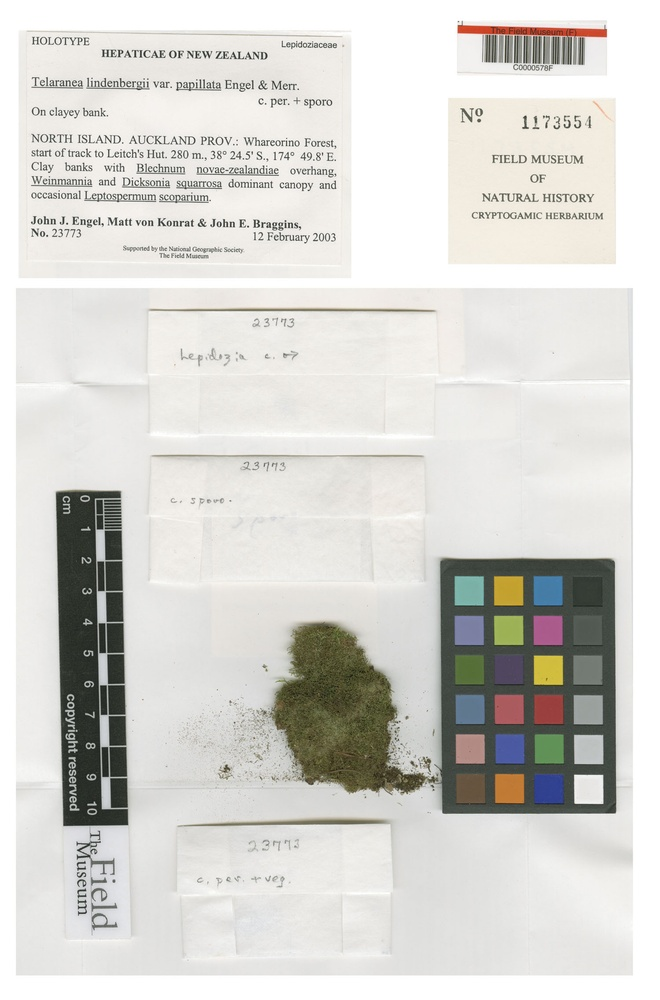
#> input picture jpgImgs/0000_C0000578F.jpg, 660 x 1000 px, shrunk from 1500 x 2273 before the run; its folder holds only this picture in this run
$ python main.py
#> lines starting #> are read from the running program, lines starting #| are printed output that depends on the picture; after the words box and inside, x2 and y2 are one past the last pixel; in counts of white or black regions, pixels touching at a corner belong together
#> in main, image is the input picture: shape (1000, 660, 3); mean B, G, R 209.5, 213.9, 214.9
### TextSegTesting/pre_processing.py
import cv2

# import pytesseract
# pytesseract.pytesseract.tesseract_cmd = 'C:\Program Files\Tesseract-OCR'


def preProcessing(myImage):
    grayImg = cv2.cvtColor(myImage, cv2.COLOR_BGR2GRAY)
    # cv2.imshow('Gray Image', grayImg)
    # cv2.waitKey()
    ret, thresh1 = cv2.threshold(
        grayImg, 0, 255, cv2.THRESH_OTSU | cv2.THRESH_BINARY_INV
    )
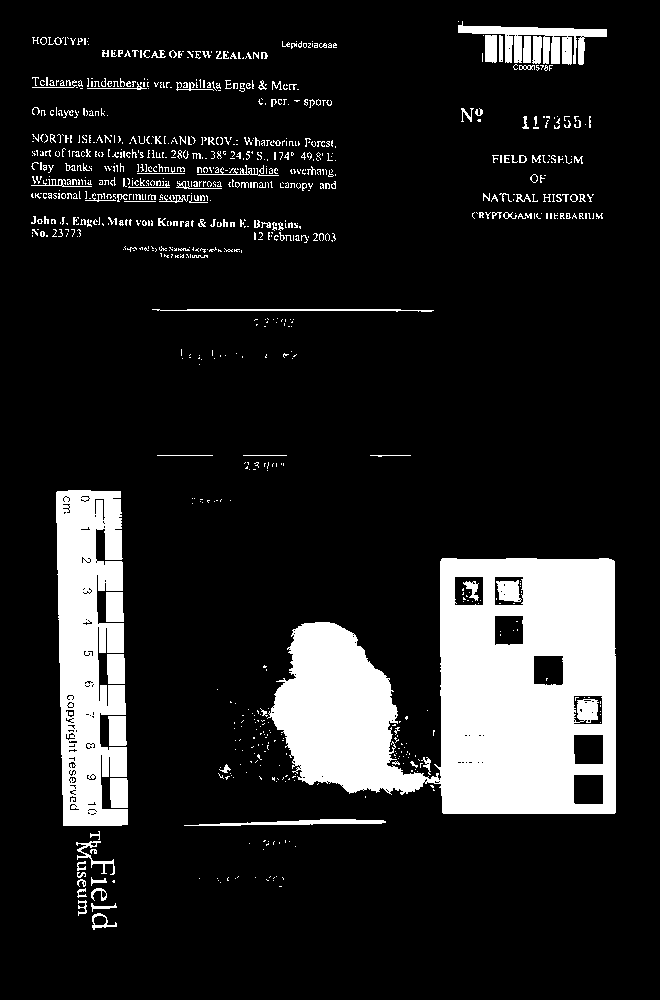
#> thresh1: shape (1000, 660); 13.8% white; 896 white regions (732 under 20 px), largest, box (x1, y1, x2, y2) and area: (267, 558, 616, 814) 55869, (56, 490, 128, 826) 17436, (458, 21, 607, 65) 2511
#> ret = 159
    # cv2.imshow('After threshold', thresh1)
    # cv2.waitKey()
    print(f"The threshold valua applied to the image is: {ret} ")
#| The threshold valua applied to the image is: 159.0
    horizontal_kernel = cv2.getStructuringElement(cv2.MORPH_RECT, (18, 18))
    dilation = cv2.dilate(thresh1, horizontal_kernel, iterations=1)
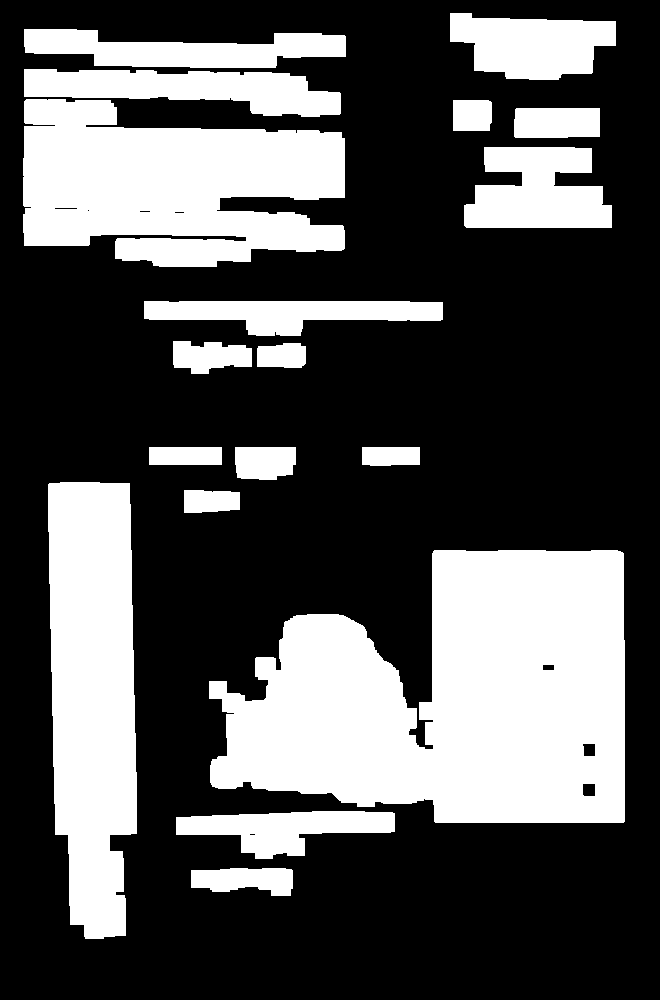
#> dilation: shape (1000, 660); 33% white; 18 white regions
    horizontal_contours, hierarchy = cv2.findContours(
        dilation, cv2.RETR_EXTERNAL, cv2.CHAIN_APPROX_NONE
    )
#> horizontal_contours = 18 contours; largest, box (x1, y1, x2, y2) and area: (209, 550, 625, 823) 81386, (23, 99, 345, 267) 39174, (48, 482, 137, 939) 33822, (24, 69, 341, 117) 9022, (464, 147, 612, 228) 8750
    im2 = myImage.copy()
    for cnt in horizontal_contours:
        x, y, w, h = cv2.boundingRect(cnt)
        rect = cv2.rectangle(im2, (x, y), (x + w, y + h), (255, 255, 255), 0)
#> this loop made 18 passes
#> (x, y, w, h) on passes 1 to 8: (191, 868, 102, 28), (176, 811, 219, 48), (209, 550, 416, 273), (184, 490, 56, 23), (48, 482, 89, 457), (362, 447, 58, 19), (235, 447, 61, 33), (149, 447, 73, 18)
#> pass 3, in preProcessing, `rect = cv2.rectangle(im2, (x, y), (x + w, y + h), (255, 255, 255), 0)`:
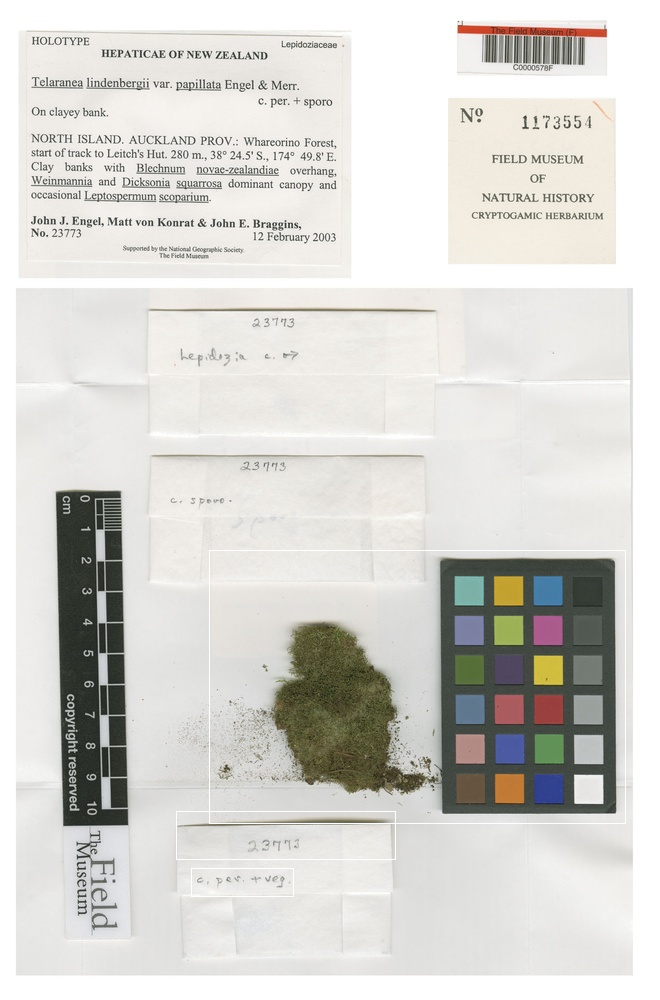
#> rect: shape (1000, 660, 3); mean B, G, R 209.6, 214, 215
#> after the loop:
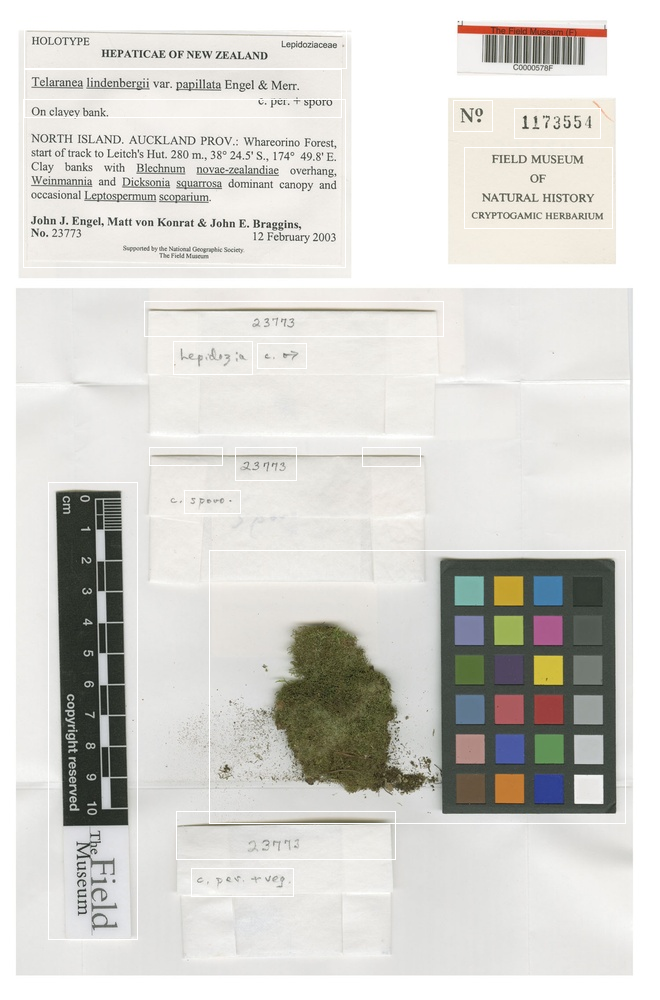
#> im2: shape (1000, 660, 3); 1.25% of pixels changed, all inside (x1, y1, x2, y2) = (23, 22, 626, 940)
    im2 = seg_word(rect)
    # im2 = seg_word(rect)
    # im2=character_seg(im2)
    return im2


def seg_word(wordImage):
    # conver the input image int gray scale
    grayImg = cv2.cvtColor(wordImage, cv2.COLOR_BGR2GRAY)
    # Binarize the gray image with OTSU algorithm
    ret, thresh2 = cv2.threshold(
        grayImg, 0, 255, cv2.THRESH_OTSU | cv2.THRESH_BINARY_INV
    )
#> ret = 159
    # print(ret)
    # create a Structuring Element size of 8*10 for the vertical contouring
    vertical_kernel = cv2.getStructuringElement(cv2.MORPH_RECT, (8, 10))
    # apply Dilation for once only
    dilation = cv2.dilate(thresh2, vertical_kernel, iterations=1)
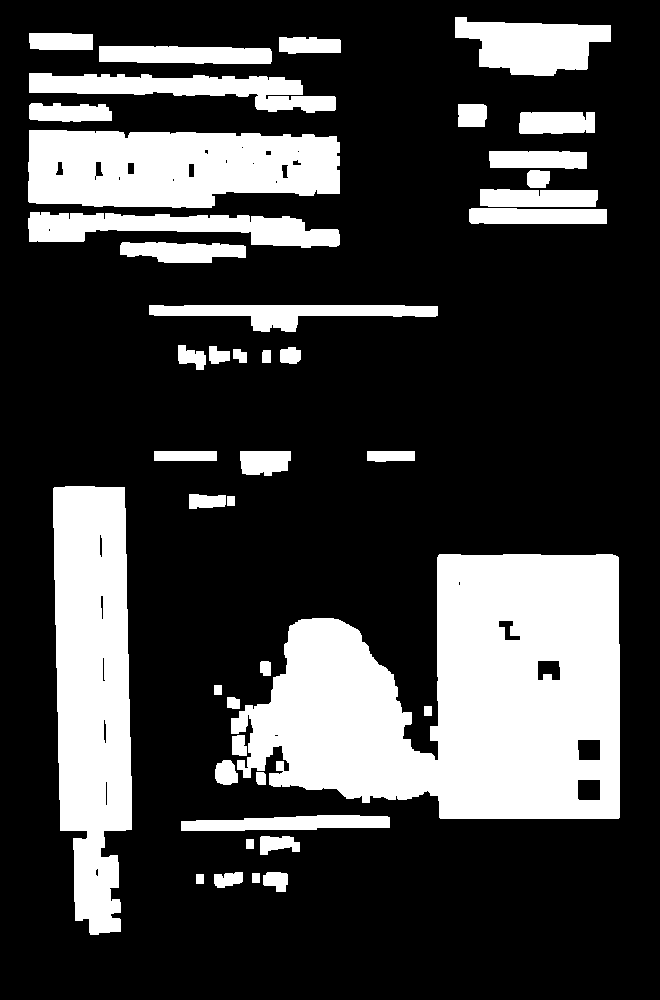
#> dilation: shape (1000, 660); 25.4% white; 42 white regions
    # fingd the vertical contours
    vertical_contours, hierarchy = cv2.findContours(
        dilation, cv2.RETR_EXTERNAL, cv2.CHAIN_APPROX_NONE
    )
#> vertical_contours = 42 contours; largest, box (x1, y1, x2, y2) and area: (231, 554, 620, 819) 70605, (53, 486, 132, 935) 28202, (28, 130, 340, 208) 20788, (28, 212, 340, 248) 6042, (455, 17, 611, 76) 5880
    word_img = wordImage.copy()
    # Run through each contour and extract the bounding box
    # for cnt in vertical_contours:
    #     # computes the minimum rectangle
    #     x, y, w, h = cv2.boundingRect(cnt)
    #     # Draw a rectangular from the top left to the bottom right with the
    #     # given Coordinates x,y and height and width
    #     rect = cv2.rectangle(word_img, (x, y), (x + w, y + h), (0, 255, 0), 0)
    # # apply a Character Segmentation and return the output Image
    # # word_img= character_seg(rect)
    return word_img


# def character_seg(img):
#     #conver the input image int gray scale
#     gray = cv2.cvtColor(img, cv2.COLOR_BGR2GRAY)
#     # Threshold the image
#     thresh = cv2.threshold(gray, 0, 255, cv2.THRESH_BINARY_INV | cv2.THRESH_OTSU)[1]
#     # Apply morphological erosion to remove small artifacts
#     kernel = cv2.getStructuringElement(cv2.MORPH_RECT, (3,5))
#     eroded = cv2.erode(thresh, kernel, iterations=1)
#     # Apply morphological dilation to expand the characters
#     dilated = cv2.dilate(eroded, kernel, iterations=3)
#     # Find contours in the image
#     contours, hierarchy = cv2.findContours(dilated, cv2.RETR_EXTERNAL, cv2.CHAIN_APPROX_SIMPLE)
#     # Iterate through each contour and extract the bounding box
#     for contour in contours:
#         (x, y, w, h) = cv2.boundingRect(contour)
#         cv2.rectangle(img, (x, y), (x + w, y + h), (255, 0, 0 ), 2)
#     return  img

### TextSegTesting/main.py
import cv2
import glob
from pre_processing import preProcessing
import os

# myImage= cv2.imread('pngImgs/t2.png')
# pngImages = glob.glob("pngImgs/*.PNG")
jpgImages = glob.glob("jpgImgs/*.JPG")
# EjpgImages = glob.glob("jepgImgs/*.JPEG")


def main():
    for jpg in jpgImages:
        print(jpg)
        directory = "C:\\Users\\riley\\Documents\\GitHub\\RileyHerbstProject\\SegmentedImages"
        image = cv2.imread(jpg)
        returnImage = preProcessing(image)
        cv2.imshow(f"After Processed Image {jpg}", returnImage)

        # List files and directories
        # in 'C:/Users/Rajnish/Desktop/GeeksforGeeks'
        print("Before saving image:")
#> (the run stopped early here; a loop or call above may not have finished)

$ run again, on jpgImgs/0004_C0020034F.jpg
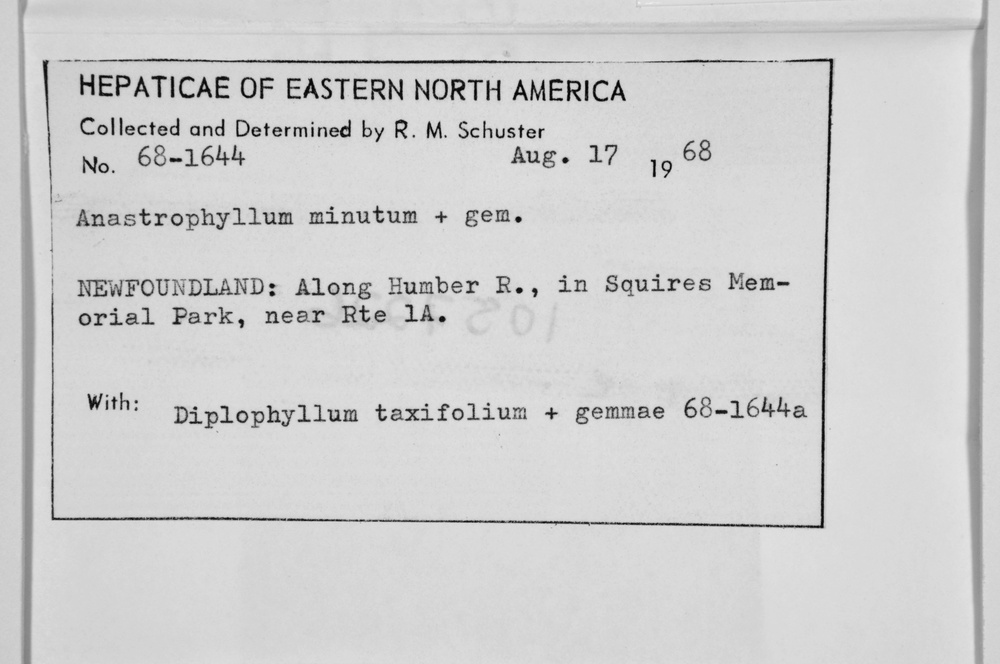
#> input picture jpgImgs/0004_C0020034F.jpg, 1000 x 664 px, shrunk from 3216 x 2136 before the run
#> in main, image is the input picture: shape (664, 1000, 3); min 0, max 239, mean 207.3
#> in preProcessing, `ret, thresh1 = cv2.threshold( grayImg, 0, 255, cv2.THRESH_OTSU | cv2.T..`:
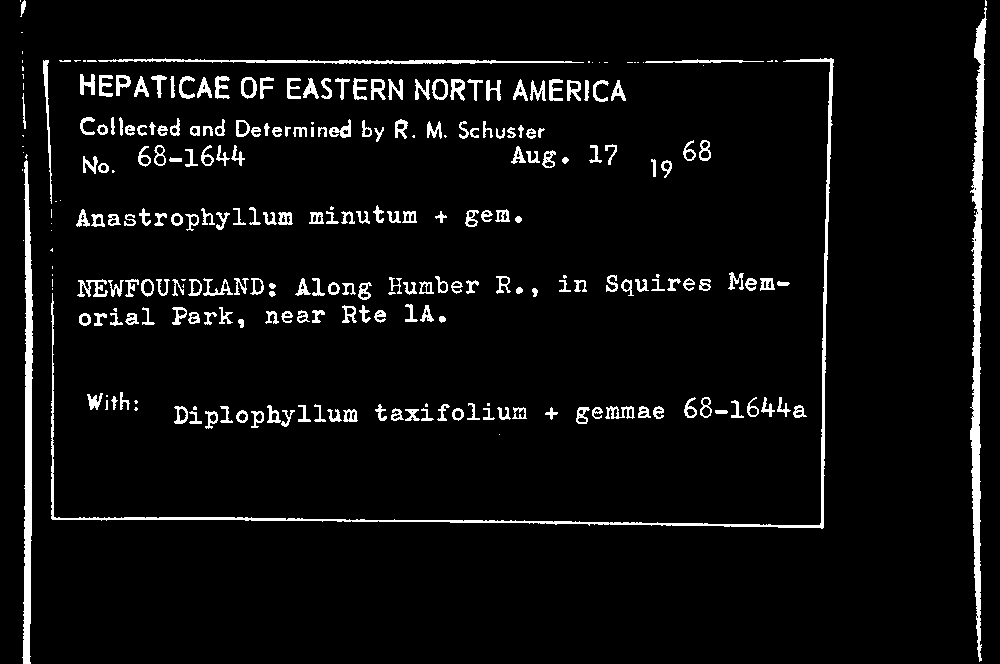
#> thresh1: shape (664, 1000); 5.2% white; 274 white regions (58 under 20 px), largest, box (x1, y1, x2, y2) and area: (970, 7, 987, 662) 4606, (51, 58, 834, 529) 4172, (22, 160, 33, 664) 3289
#> in preProcessing, `ret, thresh1 = cv2.threshold( grayImg, 0, 255, cv2.THRESH_OTSU | cv2.T..`: ret = 155
#| The threshold valua applied to the image is: 155.0
#> horizontal_contours = 4 contours; box (x1, y1, x2, y2) and area: (35, 50, 843, 538) 380498, (962, 0, 996, 664) 16378, (14, 43, 42, 664) 13910, (12, 0, 35, 42) 818
#> the loop in preProcessing, `for cnt in horizontal_contours:` made 4 passes
#> (x, y, w, h) on passes 1 to 4: (35, 50, 808, 488), (14, 43, 28, 621), (962, 0, 34, 664), (12, 0, 23, 42)
#> thresh2: shape (664, 1000); 5.3% white; 273 white regions (57 under 20 px), largest, box (x1, y1, x2, y2) and area: (969, 1, 987, 664) 5069, (51, 58, 834, 529) 4188, (22, 154, 33, 664) 3422
#> in seg_word, `ret, thresh2 = cv2.threshold( grayImg, 0, 255, cv2.THRESH_OTSU | cv2.T..`: ret = 156
#> in seg_word, `dilation = cv2.dilate(thresh2, vertical_kernel, iterations=1)`:
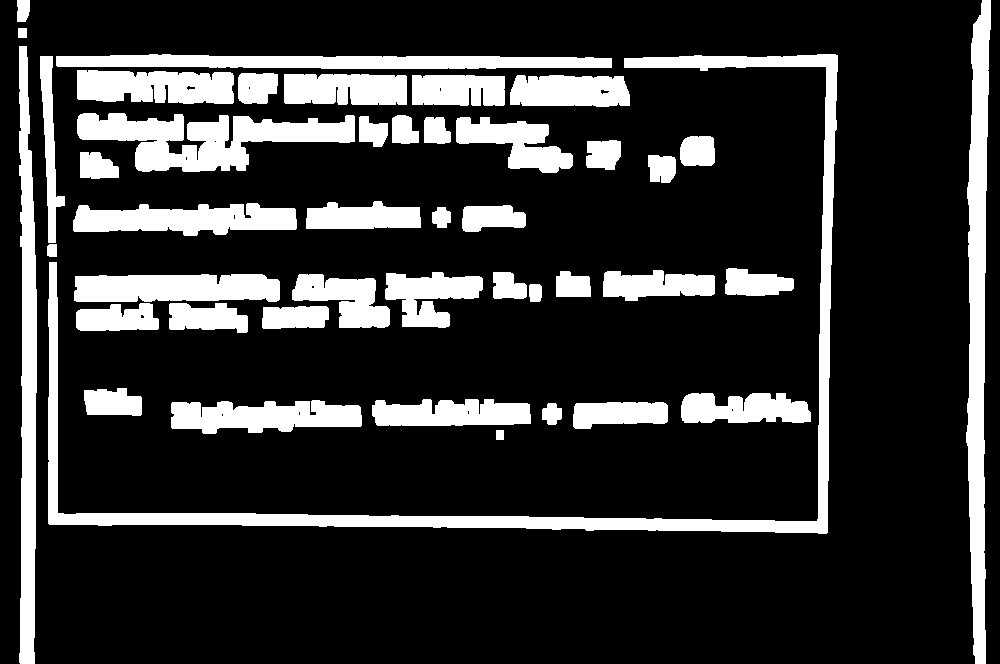
#> dilation: shape (664, 1000); 19.1% white; 44 white regions
#> vertical_contours = 44 contours; largest, box (x1, y1, x2, y2) and area: (48, 54, 838, 534) 17262, (966, 0, 991, 664) 9794, (77, 113, 355, 172) 8333, (19, 46, 37, 664) 7640, (56, 54, 612, 69) 6064
